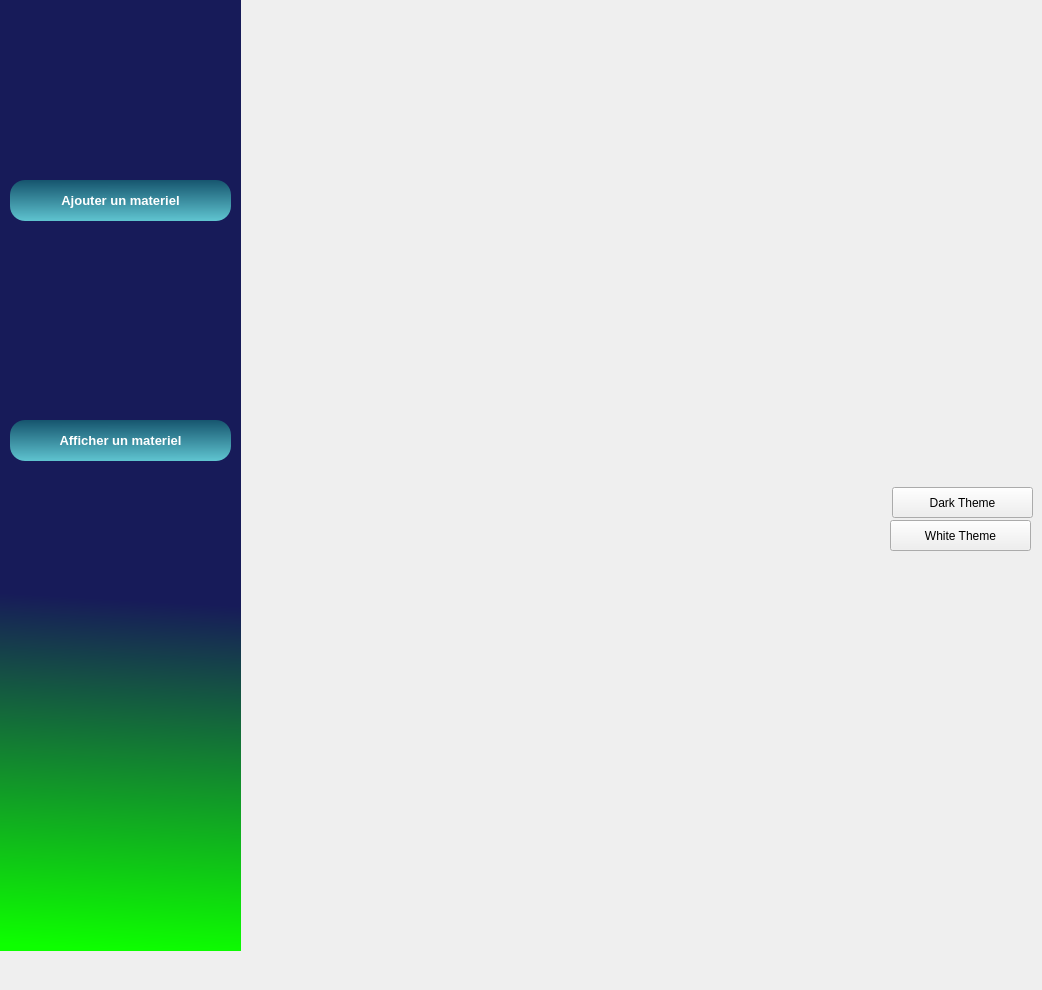
     <widget class="QWidget" name="page">
      <widget class="QFrame" name="frame_11">
       <property name="geometry">
        <rect>
         <x>0</x>
         <y>-30</y>
         <width>241</width>
         <height>981</height>
        </rect>
       </property>
       <property name="styleSheet">
        <string notr="true">
background :qlineargradient(spread:pad, x1:0.533, y1:1, x2:0.538, y2:0.642409, stop:0 rgba(13, 255, 0, 255), stop:1 rgba(23, 27, 89, 255));
border :0px;
</string>
       </property>
       <property name="frameShape">
        <enum>QFrame::StyledPanel</enum>
       </property>
       <property name="frameShadow">
        <enum>QFrame::Raised</enum>
       </property>
       <widget class="QPushButton" name="pushButton">
        <property name="geometry">
         <rect>
          <x>10</x>
          <y>210</y>
          <width>221</width>
          <height>41</height>
         </rect>
        </property>
        <property name="font">
         <font>
          <pointsize>10</pointsize>
          <weight>75</weight>
          <bold>true</bold>
         </font>
        </property>
        <property name="styleSheet">
         <string notr="true">/*background-color:#C70039;
color:white;*/
QPushButton
{
background : qlineargradient(spread:pad, x1:0.467, y1:0, x2:0.482, y2:1, stop:0 rgba(22, 85,110, 255), stop:1 rgba(95, 196, 208, 255));
border-radius:15px;
color:white;
}
QPushButton:hover
{
background:qlineargradient(spread:pad, x1:0.457286, y1:0.381, x2:0.508, y2:1, stop:0 rgba(95, 196, 208, 255), stop:1 rgba(22, 85,110, 255))
}</string>
        </property>
        <property name="text">
         <string>Ajouter un materiel</string>
        </property>
       </widget>
       <widget class="QPushButton" name="pushButton_2">
        <property name="geometry">
         <rect>
          <x>10</x>
          <y>450</y>
          <width>221</width>
          <height>41</height>
         </rect>
        </property>
        <property name="font">
         <font>
          <pointsize>10</pointsize>
          <weight>75</weight>
          <bold>true</bold>
         </font>
        </property>
        <property name="styleSheet">
         <string notr="true">/*background-color:#C70039;
color:white;*/
QPushButton
{
background : qlineargradient(spread:pad, x1:0.467, y1:0, x2:0.482, y2:1, stop:0 rgba(22, 85,110, 255), stop:1 rgba(95, 196, 208, 255));
border-radius:15px;
color:white;
}
QPushButton:hover
{
background:qlineargradient(spread:pad, x1:0.457286, y1:0.381, x2:0.508, y2:1, stop:0 rgba(95, 196, 208, 255), stop:1 rgba(22, 85,110, 255))
}</string>
        </property>
        <property name="text">
         <string>Afficher un materiel</string>
        </property>
       </widget>
      </widget>
      <widget class="QPushButton" name="pushButton_5">
       <property name="geometry">
        <rect>
         <x>892</x>
         <y>487</y>
         <width>141</width>
         <height>31</height>
        </rect>
       </property>
       <property name="text">
        <string>Dark Theme</string>
       </property>
      </widget>
      <widget class="QPushButton" name="pushButton_6">
       <property name="geometry">
        <rect>
         <x>890</x>
         <y>520</y>
         <width>141</width>
         <height>31</height>
        </rect>
       </property>
       <property name="text">
        <string>White Theme</string>
       </property>
      </widget>
     </widget>
